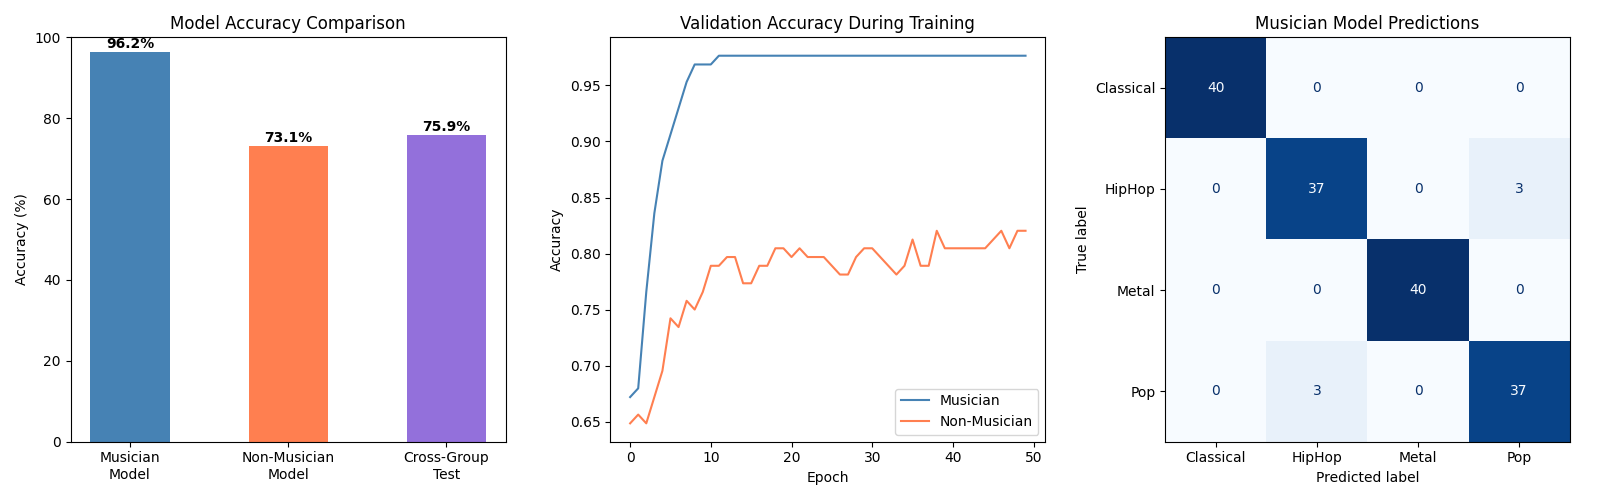

Reproduce this figure in Python.
import numpy as np
import matplotlib.pyplot as plt
from sklearn.model_selection import train_test_split
from sklearn.preprocessing import StandardScaler
from sklearn.metrics import confusion_matrix, ConfusionMatrixDisplay
import tensorflow as tf
from tensorflow import keras

np.random.seed(42)
GENRES = ['Classical', 'HipHop', 'Metal', 'Pop']
N_SAMPLES = 200
N_ELECTRODES = 14

def generate_eeg(genre, n_samples, musician=True):
    """
    Musicians: tighter distributions (scale=0.07), more distinct patterns
    Non-musicians: wider distributions (scale=0.13), more overlap between genres
    """
    #how focused the brain response is (more consistent for musicians)
    scale = 0.07 if musician else 0.13

    if genre == 'Classical':
        alpha = np.random.normal(loc=0.80 if musician else 0.70, scale=scale, size=(n_samples, N_ELECTRODES))
        beta  = np.random.normal(loc=0.25 if musician else 0.35, scale=scale, size=(n_samples, N_ELECTRODES))

    elif genre == 'HipHop':
        alpha = np.random.normal(loc=0.50 if musician else 0.52, scale=scale, size=(n_samples, N_ELECTRODES))
        beta  = np.random.normal(loc=0.70 if musician else 0.62, scale=scale, size=(n_samples, N_ELECTRODES))

    elif genre == 'Metal':
        alpha = np.random.normal(loc=0.25 if musician else 0.35, scale=scale, size=(n_samples, N_ELECTRODES))
        beta  = np.random.normal(loc=0.85 if musician else 0.75, scale=scale, size=(n_samples, N_ELECTRODES))

    elif genre == 'Pop':
        alpha = np.random.normal(loc=0.55 if musician else 0.53, scale=scale, size=(n_samples, N_ELECTRODES))
        beta  = np.random.normal(loc=0.65 if musician else 0.60, scale=scale, size=(n_samples, N_ELECTRODES))

    return np.hstack([alpha, beta])

#musician dataset
X_musician, y_musician = [], []
for i, genre in enumerate(GENRES):
    X_musician.append(generate_eeg(genre, N_SAMPLES, musician=True))
    y_musician.extend([i] * N_SAMPLES)

X_musician = np.vstack(X_musician)
y_musician = np.array(y_musician)

#non-musician dataset
X_nonmusician, y_nonmusician = [], []
for i, genre in enumerate(GENRES):
    X_nonmusician.append(generate_eeg(genre, N_SAMPLES, musician=False))
    y_nonmusician.extend([i] * N_SAMPLES)

X_nonmusician = np.vstack(X_nonmusician)
y_nonmusician = np.array(y_nonmusician)

def build_and_train(X, y, label):
    X_train, X_test, y_train, y_test = train_test_split(
        X, y, test_size=0.2, random_state=42, stratify=y
    )

    scaler = StandardScaler()
    X_train = scaler.fit_transform(X_train)
    X_test  = scaler.transform(X_test)

    model = keras.Sequential([
        keras.layers.Input(shape=(28,)),
        keras.layers.Dense(64, activation='relu'),
        keras.layers.Dropout(0.3),
        keras.layers.Dense(32, activation='relu'),
        keras.layers.Dropout(0.3),
        keras.layers.Dense(4, activation='softmax')
    ])

    model.compile(
        optimizer='adam',
        loss='sparse_categorical_crossentropy',
        metrics=['accuracy']
    )

    print(f"\nTraining {label} model...")
    history = model.fit(
        X_train, y_train,
        epochs=50,
        batch_size=32,
        validation_split=0.2,
        verbose=0  # silent training this time
    )

    _, accuracy = model.evaluate(X_test, y_test, verbose=0)
    print(f"{label} model accuracy: {accuracy * 100:.1f}%")

    return model, scaler, X_test, y_test, accuracy, history

#training both
musician_model,    musician_scaler,    X_test_m,  y_test_m,  acc_m,  history_m  = build_and_train(X_musician,    y_musician,    "Musician")
nonmusician_model, nonmusician_scaler, X_test_nm, y_test_nm, acc_nm, history_nm = build_and_train(X_nonmusician, y_nonmusician, "Non-Musician")

#testing the musician model on the non-musician data (without retraining) to see how different the 2 groups are
print("\nCross-group test: Musician model tested on non-musician data...")
X_nm_scaled = musician_scaler.transform(X_nonmusician)
cross_preds  = np.argmax(musician_model.predict(X_nm_scaled), axis=1)
cross_acc    = np.mean(cross_preds == y_nonmusician)
print(f"Cross-group accuracy: {cross_acc * 100:.1f}%")

#accuracy bar comparison chart
fig, axes = plt.subplots(1, 3, figsize=(16, 5))

bars = axes[0].bar(
    ['Musician\nModel', 'Non-Musician\nModel', 'Cross-Group\nTest'],
    [acc_m * 100, acc_nm * 100, cross_acc * 100],
    color=['steelblue', 'coral', 'mediumpurple'],
    width=0.5
)
axes[0].set_ylim(0, 100)
axes[0].set_ylabel('Accuracy (%)')
axes[0].set_title('Model Accuracy Comparison')
for bar, val in zip(bars, [acc_m * 100, acc_nm * 100, cross_acc * 100]):
    axes[0].text(bar.get_x() + bar.get_width()/2, bar.get_height() + 1,
                 f'{val:.1f}%', ha='center', fontweight='bold')

#training curves comparison
axes[1].plot(history_m.history['val_accuracy'],  label='Musician',     color='steelblue')
axes[1].plot(history_nm.history['val_accuracy'], label='Non-Musician', color='coral')
axes[1].set_title('Validation Accuracy During Training')
axes[1].set_xlabel('Epoch')
axes[1].set_ylabel('Accuracy')
axes[1].legend()

#confusion matrices
y_pred_m  = np.argmax(musician_model.predict(X_test_m),  axis=1)
y_pred_nm = np.argmax(nonmusician_model.predict(X_test_nm), axis=1)

cm_m  = confusion_matrix(y_test_m,  y_pred_m)
cm_nm = confusion_matrix(y_test_nm, y_pred_nm)

ConfusionMatrixDisplay(cm_m,  display_labels=GENRES).plot(ax=axes[2], colorbar=False, cmap='Blues')
axes[2].set_title('Musician Model Predictions')

plt.tight_layout()
plt.savefig('musician_comparison.png')
plt.show()

#non-musician confusion matrix
fig2, ax2 = plt.subplots(figsize=(6, 6))
ConfusionMatrixDisplay(cm_nm, display_labels=GENRES).plot(ax=ax2, colorbar=False, cmap='Oranges')
ax2.set_title('Non-Musician Model Predictions')
plt.tight_layout()
plt.savefig('nonmusician_confusion.png')
plt.show()

print("\nDone! Check musician_comparison.png and nonmusician_confusion.png") #sanity check

#Run with:
#py -3.9 musician_comparison.py
